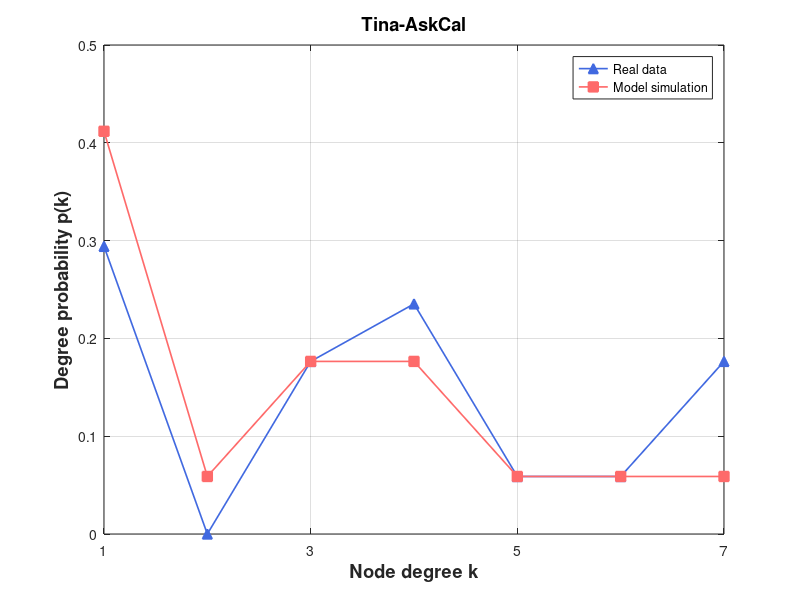

The MATLAB script that drew this image:
% Create some data
% 定义度数直方图

degree_hist1 = [0, 5, 0, 3, 4, 1, 1, 3];
degree_hist2 = [0, 7, 1, 3, 3, 1, 1, 1];

% 将度数直方图转换为浮点型数组

degree_hist1 = double(degree_hist1);
degree_hist2 = double(degree_hist2);

degree1 = degree_hist1(2:end);
degree2 = degree_hist2(2:end);
% 计算度数概率
degree_prob1 = degree1 / sum(degree1);
degree_prob2 = degree2 / sum(degree2);

figure

set(gca, 'FontSize', 12);

  
plot(1:length(degree_prob1), degree_prob1, '^-','Color',[65/256,105/256,225/256],'LineWidth',1.2,'Markersize',7,'MarkerFaceColor',[65/256,105/256,225/256])

hold on
%plot(eb, predictionData,'ro-','LineWidth',1.2,'Markersize',7,'MarkerFaceColor','r')
%plot(eb, predictionData, 's-','Color',[171/256,130/256,255/256],'LineWidth',1.2,'Markersize',7,'MarkerFaceColor',[171/256,130/256,255/256]) 
%plot(eb, epsilon7, 's-','Color',[0/256,206/256,209/256],'LineWidth',1.2,'Markersize',7,'MarkerFaceColor',[0/256,206/256,209/256])

%plot(eb, size700, 's-','Color',[171/256,130/256,255/256],'LineWidth',1.2,'Markersize',7,'MarkerFaceColor',[171/256,130/256,255/256]) %Purple
plot(1:length(degree_prob2), degree_prob2, 's-','Color',[255/256,106/256,106/256],'LineWidth',1.2,'Markersize',7,'MarkerFaceColor',[255/256,106/256,106/256])



% Turn on the grid
grid on

% Add title and axis labels
%title('Performance of Baseband QPSK')
xlabel('Node degree k','FontSize',13.2,'FontWeight','bold')
ylabel('Degree probability p(k)','FontSize',13.2,'FontWeight','bold')
legend('Real data', 'Model simulation')
% title('Wikibooks (Initial)', 'FontSize', 13.2, 'FontWeight', 'bold')
title('Tina-AskCal', 'FontSize', 13.2, 'FontWeight', 'bold')
% axis([0.03 1.02 0 0.35])
%set(gca,'xtick',[xmin:step:xmax])
% set(gca,'xtick',[1:1000:11000])
set(gca,'xtick', 1:2:max(length(degree_prob1),length(degree_prob2)))
% set(gca,'xticklabels',{'0','0.16','0.32','0.48','0.64','0.80'});
%set(gca,'ytick',[0:0.05:0.35])
xlim([1 max(length(degree_prob1),length(degree_prob2))])
%set(gca,'xscale','log')
